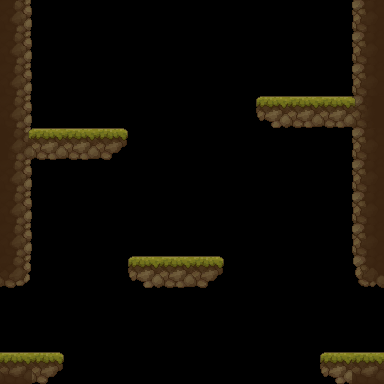

The image is a tile-based game level rendered from a .tmx file. Its description and complete source (layers, tilesets, objects, tile grids) follow:
An orthogonal 12x12 tile map with 32x32 px tiles, 1 tile layer (terrain), 1 hidden layer not drawn.

<map version="1.10" tiledversion="1.11.2" orientation="orthogonal" renderorder="right-down" width="12" height="12" tilewidth="32" tileheight="32" infinite="0" nextlayerid="5" nextobjectid="1">
 <tileset firstgid="1" source="2D-Platformer-Tileset.tsx" />
 <layer id="1" name="prototype" width="12" height="12" visible="0">
  <data encoding="csv">
18,32,32,32,32,32,32,32,32,32,32,18,
18,32,32,32,32,32,32,32,32,32,32,18,
18,32,32,32,32,32,32,32,32,32,32,18,
18,32,32,32,32,32,32,32,18,18,18,18,
18,18,18,18,32,32,32,32,32,32,32,18,
18,32,32,32,32,32,32,32,32,32,32,18,
18,32,32,32,32,32,32,32,32,32,32,18,
18,32,32,32,32,32,32,32,32,32,32,18,
18,32,32,32,18,18,18,32,32,32,32,18,
32,32,32,32,32,32,32,32,32,32,32,32,
32,32,32,32,32,32,32,32,32,32,32,32,
18,18,32,32,32,32,32,32,32,32,18,18
</data>
 </layer>
 <layer id="4" name="terrain" width="12" height="12">
  <properties>
   <property name="unity:sortingLayer" value="Ground" />
  </properties>
  <data encoding="csv">
19,16,0,0,0,0,0,0,0,0,16,17,
19,16,0,0,0,0,0,0,0,0,16,17,
19,16,0,0,0,0,0,16,16,16,16,17,
19,16,16,16,16,0,0,16,55,194,194,91,
217,194,194,252,16,0,0,16,16,16,16,17,
19,16,16,16,16,0,0,0,0,0,16,17,
19,16,0,0,0,0,0,0,0,0,16,17,
19,16,0,16,16,16,16,16,0,0,16,17,
256,16,0,16,55,194,252,16,0,0,16,254,
16,0,0,16,16,16,16,16,0,0,0,16,
16,16,16,0,0,0,0,0,0,16,16,16,
2,252,16,0,0,0,0,0,0,16,55,2
</data>
 </layer>
</map>
